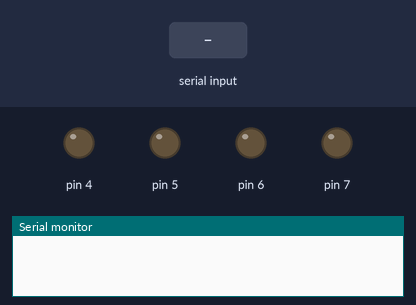
Recording of a sketch running on a simulated Arduino Uno, built with avr-gcc and run on an emulated ATmega328P. Parts: output pins drawn as LEDs (lit = HIGH), the last lines printed to the serial monitor. The test bench sets the inputs (shaded band).

Above: at 1.2 s.
1.3 s: "L61." received over the second serial link
At 1.7 s:
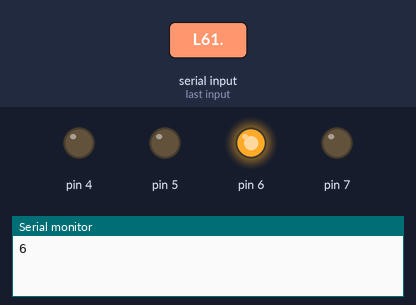
2.8 s: "L60." received over the second serial link
At 4.1 s:
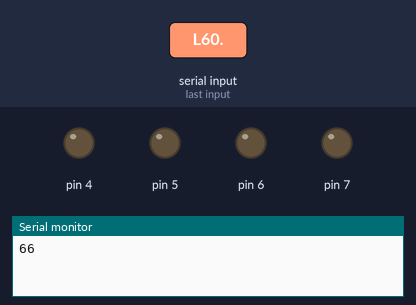
Timing chart, 0 to 5.8 s (numbered marks = the images above; inputs shaded):
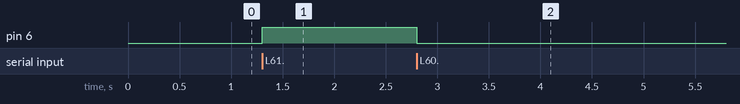

The sketch:

Bluetooth_Leds_Notificacao_Strings.ino
```cpp
//Guilherme Silva Sanches        23/10/19
// Teste executado em modulo bluetooth AT-09 com ativação de led a partir da escrita de strings no monitor serial do app do celular
// alem de leitura de estado de dois botões devolvendo uma string indicando o estado destes.
#include <SoftwareSerial.h>
SoftwareSerial mySerial(2,3); // RX, TX
String dado_BLE; //Armazena o dado recebido do bluetooth
String dado_serial; //Armazena o dado recebido da serial
void setup() {
Serial.begin(9600);
mySerial.begin(9600); //Ativa a serial do bluetooth
pinMode(4, OUTPUT);
pinMode(5, OUTPUT);
pinMode(6, OUTPUT);
pinMode(7, OUTPUT);

pinMode(A2, INPUT_PULLUP);
pinMode(A3, INPUT_PULLUP);
}
void loop() {
//Se o celular enviou algo...
if (mySerial.available()) {
//Faz a leitura da string enviada pelo celular até encontrar o caractere '.'
dado_BLE = mySerial.readStringUntil('.');
//Serial.println(dado_BLE); //Apresenta no monitor serial
Serial.write(dado_BLE[1]);
}
//Se o computador enviou algo...
if (Serial.available()) {
//Faz a leitura da string do computador até encontrar o caractere '.'
dado_serial = Serial.readStringUntil('.');
mySerial.println(dado_serial); //Apresenta no celular
}
//Protocolo: L = LED, 6 = Número do LED, 1 = Acende ou 0 = Apaga
if(dado_BLE[0] == 'L'){
if(dado_BLE[1] == '4'){
if(dado_BLE[2] == '0') digitalWrite(4, LOW);
if(dado_BLE[2] == '1') digitalWrite(4, HIGH);
}
if(dado_BLE[1] == '5'){
if(dado_BLE[2] == '0') digitalWrite(5, LOW);
if(dado_BLE[2] == '1') digitalWrite(5, HIGH);
}
if(dado_BLE[1] == '6'){
if(dado_BLE[2] == '0') digitalWrite(6, LOW);
if(dado_BLE[2] == '1') digitalWrite(6, HIGH);
}
if(dado_BLE[1] == '7'){
if(dado_BLE[2] == '0') digitalWrite(7, LOW);
if(dado_BLE[2] == '1') digitalWrite(7, HIGH);
}
}
if(dado_BLE[0] == 'B'){
if(dado_BLE[1] == '0') {
  if (digitalRead(A2) == 0) mySerial.write("Botao A2 pressionado");
  else if (digitalRead(A2) == 1) mySerial.write("Botao A2 solto");
}
else if(dado_BLE[1] == '1'){
  if (digitalRead(A3) == 0) mySerial.write("Botao A3 pressionado");
   else if (digitalRead(A3) == 1) mySerial.write("Botao A3 solto");
}
}

dado_BLE = ' '; //Apaga a string
}
//Em C++ é possível comparar uma string diretamente pelo if:
//L = LED, 6 = Número do LED, 1 = Acende
//else if(dado_BLE == "L61"){
// digitalWrite(6, HIGH);
//}
//L = LED, 6 = Número do LED, 0 = Apaga
//else if(dado_BLE == "L60"){
// digitalWrite(6, LOW);
//}
//}
```

Measured:
- after the input at 1.3 s, pin 6: LOW → HIGH at once
- after the input at 2.8 s, pin 6: HIGH → LOW at once
